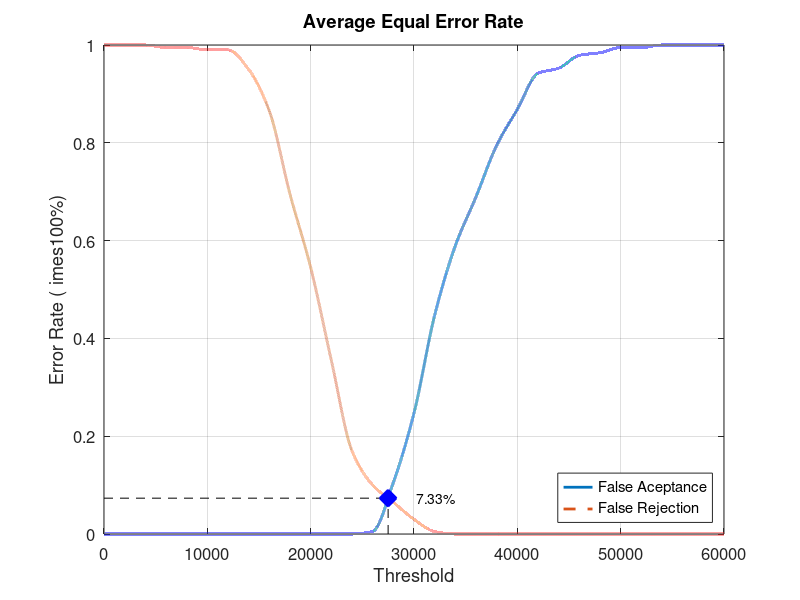
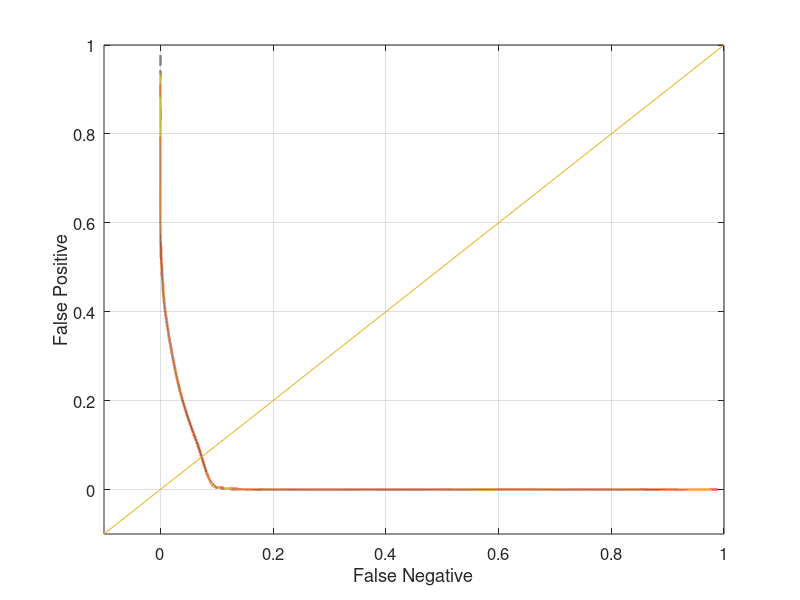

Reproduce these figures in MATLAB, in order.
close all;
clear;
clc;
x = 0:2000:60000;
xq = 0:0.5:60000;

y0 = [0 0 0 0 0 0 0 0 0 0 0 0 0 0.00526316 0.105263 0.247368 0.447368 0.589474 0.689474 0.794737 0.868421 0.942105 0.952632 0.978947 0.984211 0.994737 0.994737 1 1 1 1]
yy0 = interp1(x, y0, xq, 'pchip');
y1 = [1 1 1 0.995 0.995 0.99 0.99 0.95 0.865 0.695 0.545 0.355 0.17 0.1 0.065 0.03 0.005 0 0 0 0 0 0 0 0 0 0 0 0 0 0]
yy1 = interp1(x, y1, xq, 'pchip');

% Calculating EER: 
y2 = abs(y0 - y1);
find(y2 == min(y2))
yy2 = abs(yy0 - yy1);
xEER = find(yy2 == min(yy2));
xEERIndex = xq(xEER) % X-axis EER
yEER = yy0(xEER) % Y-axis EER

main = figure
plot(xq, yy0,'-','LineWidth', 2);	hold on
plot(xq, yy1,'--','LineWidth', 2);	hold on
plot([xEERIndex xEERIndex], [0 yEER], 'k--');	hold on
plot([0 xEERIndex], [yEER yEER], 'k--');	hold on
plot(xEERIndex, yEER, 'bx', 'LineWidth', 10);	hold on
text(xEERIndex + 10 * xEERIndex / 100, yEER, [num2str(round((10000 * yEER)) / 100) '%'])
legend('False Aceptance', 'False Rejection', 'Location', 'SouthEast')
xlabel('Threshold')
ylabel('Error Rate (	imes100%)')
title('Average Equal Error Rate')
set(gca, 'FontSize', 12)
axis([0 60000 0 1])
grid on

print(main, 'Database4_3Main', '-dpng');
FNRxFPR = figure('Color', [1 1 1]);
plot(yy1, yy0, '-', yy1, yy0, 'LineWidth', 2);
hold on
y = -0.1:0.1:1
plot(y, y); 
set(gca, 'FontSize', 12)
xlabel('False Negative')
ylabel('False Positive')
axis([-0.1 1 -0.1 1])
set(gca, 'FontSize', 12)
grid on

print(FNRxFPR, 'Database4_3FNRxFPR','-dpng');
